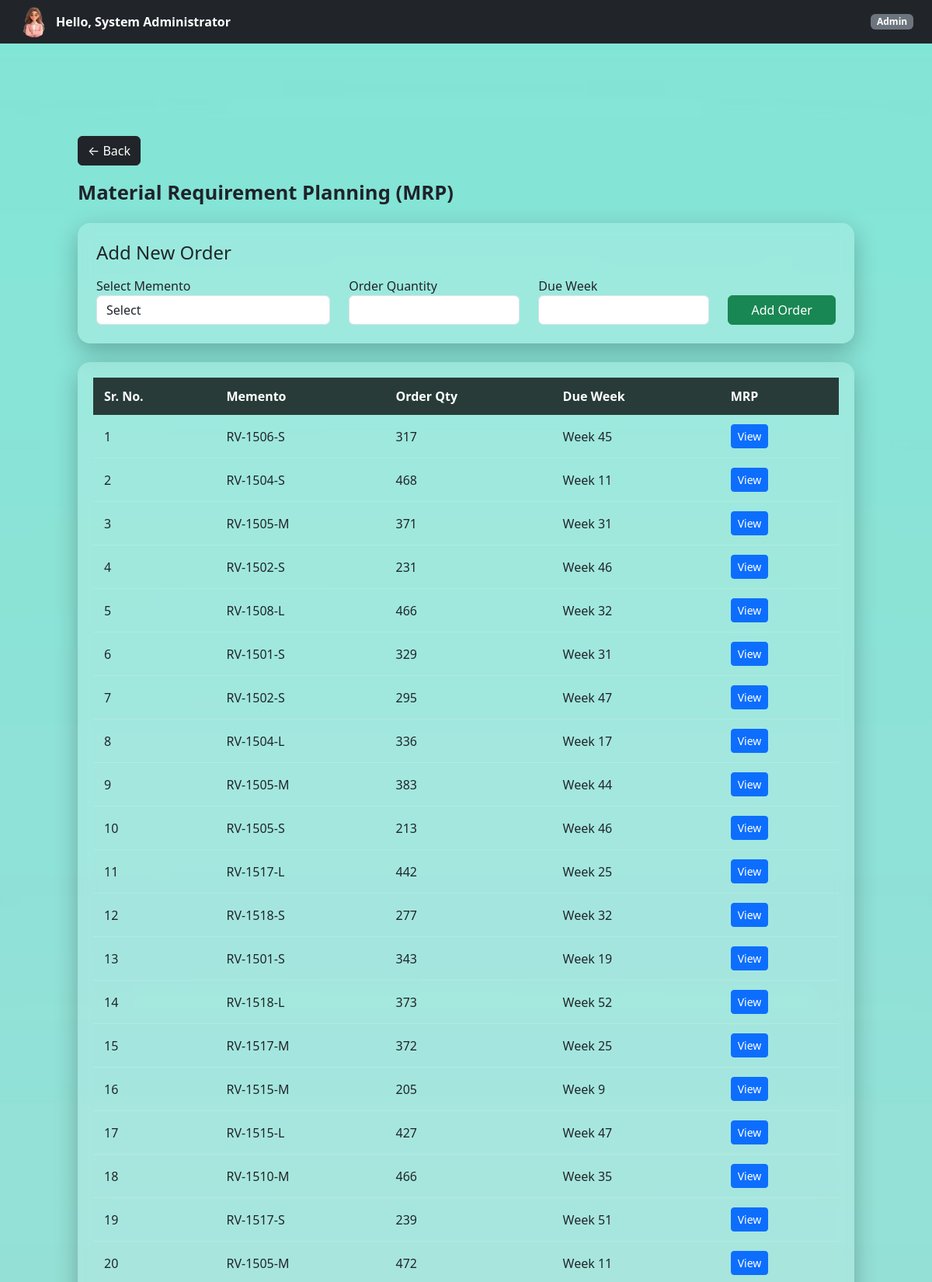
The app's page /admin/mrp/order/52 (signed in, upper part) with its own data.
### controller/models.py (models this page shows)
class MRPOrder(db.Model):
    __tablename__ = "mrp_orders"
    id = db.Column(
        db.Integer,
        primary_key=True
    )
    memento_id = db.Column(
        db.Integer,
        db.ForeignKey("mementos.id")
    )
    order_quantity = db.Column(
        db.Integer,
        nullable=False
    )
    due_week = db.Column(
        db.Integer,
        nullable=False
    )
    created_at = db.Column(
        db.DateTime,
        default=datetime.utcnow
    )
    memento = db.relationship(
    "Memento"
)

class Memento(db.Model):
    __tablename__ = "mementos"
    id = db.Column(db.Integer, primary_key=True)
    code = db.Column(
        db.String(100),
        nullable=False,
        unique=True
    )
    dimension = db.Column(db.String(100), nullable=False)
    price = db.Column(db.Float, nullable=False)
    quantity = db.Column(db.Integer, default=0)
    materials = db.relationship(
    "MementoMaterial",
    backref="memento",
    cascade="all, delete-orphan"
)

### controller/admin.py (the view)
@admin_bp.route("/mrp/order/<int:order_id>")
@login_required
@role_required("Admin")
def view_single_mrp(order_id):
    order = MRPOrder.query.get_or_404(order_id)
    mementos = Memento.query.all()
    orders = MRPOrder.query.order_by(
        MRPOrder.id.desc()
    ).all()
    mrp_rows = []
    materials = MementoMaterial.query.filter_by(
        memento_id=order.memento_id
    ).all()
    sr_no = 1
    for material in materials:
        need = (
            material.quantity_used
            * order.order_quantity
        )
        material_name = ""
        available = 0
        if material.material_type == "Foil":
            item = Foil.query.get(
                material.material_id
            )
            if item:
                material_name = item.foil_code
                available = item.quantity
        elif material.material_type == "Paint":
            item = Paint.query.get(
                material.material_id
            )
            if item:
                material_name = item.name
                available = item.quantity
        elif material.material_type == "Accessory":
            item = Accessory.query.get(
                material.material_id
            )
            if item:
                material_name = item.name
                available = item.quantity
        elif material.material_type == "Board":
            item = Board.query.get(
                material.material_id
            )
            if item:
                material_name = item.name
                available = 999999
        supplier = SupplierMaterial.query.filter_by(
            item_type=material.material_type,
            item_name=material_name
        ).first()
        lead_time = 0
        safety_stock = 0
        if supplier:
            lead_time = supplier.lead_time
            safety_stock = supplier.safety_stock
        shortage = max(
            0,
            need + safety_stock - available
        )
        if shortage > 0:
            order_week = max(
                1,
                order.due_week - lead_time
            )
        else:
            order_week = None
        mrp_rows.append({
    "material_id":
        material.id,
    "sr_no":
        sr_no,
    "material":
        material_name,
    "need":
        need,
    "available":
        available,
    "safety_stock":
        safety_stock,
    "shortage":
        shortage,
    "lead_time":
        lead_time,
    "order_week":
        order_week
})
        sr_no += 1
    return render_template(
        "admin/mrp.html",
        mementos=mementos,
        orders=orders,
        selected_order=order,
        mrp_rows=mrp_rows
    )

### templates/admin/mrp.html (shortened to what this page needs)
{% extends "base.html" %}
{% block page_class %}company-dashboard-bg{% endblock %}
{% block free_content %}
{% include "partials/navbar.html" %}
<div class="dashboard-container">
    <div class="mb-3">
        <a href="{{ url_for('admin.dashboard') }}"
           class="btn btn-dark">
            ← Back
        </a>
    </div>
    <div class="page-title">
        Material Requirement Planning (MRP)
    </div>
    <div class="glass-table p-4 mb-4">
        <h4 class="mb-3">
            Add New Order
        </h4>
        <form method="POST"
              action="{{ url_for('admin.add_mrp_order') }}">
            <div class="row">
                <div class="col-md-4">
                    <label>
                        Select Memento
                    </label>
                    <select
                        name="memento_id"
                        class="form-control"
                        required>
                        <option value="">
                            Select
                        </option>
                    </select>
                </div>
                <div class="col-md-3">
                    <label>
                        Order Quantity
                    </label>
                    <input
                        type="number"
                        name="order_quantity"
                        class="form-control"
                        required>
                </div>
                <div class="col-md-3">
                    <label>
                        Due Week
                    </label>
                    <input
                        type="number"
                        name="due_week"
                        min="1"
                        max="52"
                        class="form-control"
                        required>
                </div>
                <div class="col-md-2">
                    <label>&nbsp;</label>
                    <button
                        type="submit"
                        class="btn btn-success w-100">
                        Add Order
                    </button>
                </div>
            </div>
        </form>
    </div>
    <div class="glass-table mb-4">
        <table>
            <thead>
                <tr>
                    <th>Sr. No.</th>
                    <th>Memento</th>
                    <th>Order Qty</th>
                    <th>Due Week</th>
                    <th>MRP</th>
                </tr>
            </thead>
            <tbody>
                {% for order in orders %}
                <tr>
                    <td>
                        {{ loop.index }}
                    </td>
                    <td>
                        {{ order.memento.code }}
                    </td>
                    <td>
                        {{ order.order_quantity }}
                    </td>
                    <td>
                        Week {{ order.due_week }}
                    </td>
                    <td>
                        <a href="{{ url_for('admin.view_single_mrp',
                                            order_id=order.id) }}"
                           class="btn btn-primary btn-sm">
                            View
                        </a>
                    </td>
                </tr>
                {% endfor %}
            </tbody>
        </table>
    </div>
</div>
{% endblock %}

### static/styles/main.css (style rules this page uses)
html, body { height: 100%; margin: 0; }
.dashboard-container { width: 100%; padding: 90px 40px 40px; }
.page-title { font-size: 1.6rem; font-weight: 600; color: #1f232a; margin-bottom: 20px; }
.glass-table { background: rgba(255, 255, 255, 0.18); backdrop-filter: blur(10px); -webkit-backdrop-filter: blur(10px); border-radius: 16px; padding: 20px; box-shadow: 0 10px 30px rgba(0, 0, 0, 0.25); width: 100%; overflow-x: auto; }
.glass-table table { width: 100%; border-collapse: collapse; }
.glass-table thead { background: rgba(0, 0, 0, 0.75); color: #ffffff; }
.glass-table th, .glass-table td { padding: 12px 14px; text-align: left; white-space: nowrap; }
.glass-table tbody tr { border-bottom: 1px solid rgba(255, 255, 255, 0.15); }
body { padding-top: 55px; }

### records on screen
MRPOrder: memento.code "RV-1506-S", order_quantity "317", due_week "45"
MRPOrder: memento.code "RV-1504-S", order_quantity "468", due_week "11"
MRPOrder: memento.code "RV-1505-M", order_quantity "371", due_week "31"
MRPOrder: memento.code "RV-1502-S", order_quantity "231", due_week "46"
MRPOrder: memento.code "RV-1508-L", order_quantity "466", due_week "32"
MRPOrder: memento.code "RV-1501-S", order_quantity "329", due_week "31"
MRPOrder: memento.code "RV-1502-S", order_quantity "295", due_week "47"
MRPOrder: memento.code "RV-1504-L", order_quantity "336", due_week "17"
MRPOrder: memento.code "RV-1505-M", order_quantity "383", due_week "44"
MRPOrder: memento.code "RV-1505-S", order_quantity "213", due_week "46"
MRPOrder: memento.code "RV-1517-L", order_quantity "442", due_week "25"
MRPOrder: memento.code "RV-1518-S", order_quantity "277", due_week "32"
MRPOrder: memento.code "RV-1501-S", order_quantity "343", due_week "19"
MRPOrder: memento.code "RV-1518-L", order_quantity "373", due_week "52"
MRPOrder: memento.code "RV-1517-M", order_quantity "372", due_week "25"
MRPOrder: memento.code "RV-1515-M", order_quantity "205", due_week "9"
MRPOrder: memento.code "RV-1515-L", order_quantity "427", due_week "47"
MRPOrder: memento.code "RV-1510-M", order_quantity "466", due_week "35"
MRPOrder: memento.code "RV-1517-S", order_quantity "239", due_week "51"
MRPOrder: memento.code "RV-1505-M", order_quantity "472", due_week "11"

### other values on screen
{{ session.get("user_name") }} "System Administrator"
